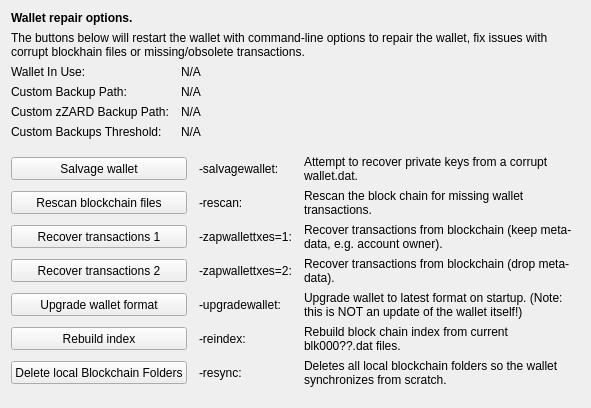
     <widget class="QWidget" name="tab_repair">
      <attribute name="title">
       <string>&amp;Wallet Repair</string>
      </attribute>
      <layout class="QGridLayout" name="gridLayout_4" columnstretch="0,0,0,0">
       <property name="horizontalSpacing">
        <number>12</number>
       </property>
       <item row="0" column="0" colspan="4">
        <widget class="QLabel" name="label_repair_header">
         <property name="font">
          <font>
           <weight>75</weight>
           <bold>true</bold>
          </font>
         </property>
         <property name="text">
          <string>Wallet repair options.</string>
         </property>
        </widget>
       </item>
       <item row="1" column="0" colspan="4">
        <widget class="QLabel" name="label_repair_helptext">
         <property name="font">
          <font>
           <weight>50</weight>
           <bold>false</bold>
          </font>
         </property>
         <property name="text">
          <string>The buttons below will restart the wallet with command-line options to repair the wallet, fix issues with corrupt blockhain files or missing/obsolete transactions.</string>
         </property>
         <property name="wordWrap">
          <bool>true</bool>
         </property>
        </widget>
       </item>
       <item row="2" column="0">
        <widget class="QLabel" name="wallet_path_label">
         <property name="text">
          <string>Wallet In Use:</string>
         </property>
        </widget>
       </item>
       <item row="2" column="1" colspan="3">
        <widget class="QLabel" name="wallet_path">
         <property name="cursor">
          <cursorShape>IBeamCursor</cursorShape>
         </property>
         <property name="text">
          <string>N/A</string>
         </property>
         <property name="textFormat">
          <enum>Qt::PlainText</enum>
         </property>
         <property name="textInteractionFlags">
          <set>Qt::LinksAccessibleByMouse|Qt::TextSelectableByKeyboard|Qt::TextSelectableByMouse</set>
         </property>
        </widget>
       </item>
       <item row="3" column="0">
        <widget class="QLabel" name="wallet_custombackuppath_label">
         <property name="text">
          <string>Custom Backup Path:</string>
         </property>
         <property name="visible">
          <bool>false</bool>
         </property>
        </widget>
       </item>
       <item row="3" column="1" colspan="3">
        <widget class="QLabel" name="wallet_custombackuppath">
         <property name="cursor">
          <cursorShape>IBeamCursor</cursorShape>
         </property>
         <property name="text">
          <string>N/A</string>
         </property>
         <property name="textFormat">
          <enum>Qt::PlainText</enum>
         </property>
         <property name="textInteractionFlags">
          <set>Qt::LinksAccessibleByMouse|Qt::TextSelectableByKeyboard|Qt::TextSelectableByMouse</set>
         </property>
         <property name="visible">
          <bool>false</bool>
         </property>
        </widget>
       </item>
       <item row="4" column="0">
        <widget class="QLabel" name="wallet_customzphrbackuppath_label">
         <property name="text">
          <string>Custom zZARD Backup Path:</string>
         </property>
         <property name="visible">
          <bool>false</bool>
         </property>
        </widget>
       </item>
       <item row="4" column="1" colspan="3">
        <widget class="QLabel" name="wallet_customzphrbackuppath">
         <property name="cursor">
          <cursorShape>IBeamCursor</cursorShape>
         </property>
         <property name="text">
          <string>N/A</string>
         </property>
         <property name="textFormat">
          <enum>Qt::PlainText</enum>
         </property>
         <property name="textInteractionFlags">
          <set>Qt::LinksAccessibleByMouse|Qt::TextSelectableByKeyboard|Qt::TextSelectableByMouse</set>
         </property>
         <property name="visible">
          <bool>false</bool>
         </property>
        </widget>
       </item>
       <item row="5" column="0">
        <widget class="QLabel" name="wallet_custombackupthreshold_label">
         <property name="text">
          <string>Custom Backups Threshold:</string>
         </property>
         <property name="visible">
          <bool>false</bool>
         </property>
        </widget>
       </item>
       <item row="5" column="1" colspan="3">
        <widget class="QLabel" name="wallet_custombackupthreshold">
         <property name="cursor">
          <cursorShape>IBeamCursor</cursorShape>
         </property>
         <property name="text">
          <string>N/A</string>
         </property>
         <property name="textFormat">
          <enum>Qt::PlainText</enum>
         </property>
         <property name="textInteractionFlags">
          <set>Qt::LinksAccessibleByMouse|Qt::TextSelectableByKeyboard|Qt::TextSelectableByMouse</set>
         </property>
         <property name="visible">
          <bool>false</bool>
         </property>
        </widget>
       </item>
       <item row="6" column="0">
        <spacer name="verticalSpacer_repair1">
         <property name="orientation">
          <enum>Qt::Vertical</enum>
         </property>
         <property name="sizeHint" stdset="0">
          <size>
           <width>10</width>
           <height>10</height>
          </size>
         </property>
        </spacer>
       </item>
       <item row="7" column="0" colspan="2">
        <widget class="QPushButton" name="btn_salvagewallet">
         <property name="minimumSize">
          <size>
           <width>100</width>
           <height>23</height>
          </size>
         </property>
         <property name="text">
          <string>Salvage wallet</string>
         </property>
        </widget>
       </item>
       <item row="7" column="2">
        <widget class="QLabel" name="label_repair_salvage_command">
         <property name="text">
          <string notr="true">-salvagewallet:</string>
         </property>
        </widget>
       </item>
       <item row="7" column="3">
        <widget class="QLabel" name="label_repair_salvage">
         <property name="text">
          <string>Attempt to recover private keys from a corrupt wallet.dat.</string>
         </property>
         <property name="wordWrap">
          <bool>true</bool>
         </property>
        </widget>
       </item>
       <item row="8" column="0" colspan="2">
        <widget class="QPushButton" name="btn_rescan">
         <property name="minimumSize">
          <size>
           <width>100</width>
           <height>23</height>
          </size>
         </property>
         <property name="text">
          <string>Rescan blockchain files</string>
         </property>
        </widget>
       </item>
       <item row="8" column="2">
        <widget class="QLabel" name="label_repair_rescan_command">
         <property name="text">
          <string notr="true">-rescan:</string>
         </property>
        </widget>
       </item>
       <item row="8" column="3">
        <widget class="QLabel" name="label_repair_rescan">
         <property name="text">
          <string>Rescan the block chain for missing wallet transactions.</string>
         </property>
         <property name="wordWrap">
          <bool>true</bool>
         </property>
        </widget>
       </item>
       <item row="9" column="0" colspan="2">
        <widget class="QPushButton" name="btn_zapwallettxes1">
         <property name="minimumSize">
          <size>
           <width>100</width>
           <height>23</height>
          </size>
         </property>
         <property name="text">
          <string>Recover transactions 1</string>
         </property>
        </widget>
       </item>
       <item row="9" column="2">
        <widget class="QLabel" name="label_repair_zap1_command">
         <property name="text">
          <string notr="true">-zapwallettxes=1:</string>
         </property>
        </widget>
       </item>
       <item row="9" column="3">
        <widget class="QLabel" name="label_repair_zap1">
         <property name="text">
          <string>Recover transactions from blockchain (keep meta-data, e.g. account owner).</string>
         </property>
         <property name="wordWrap">
          <bool>true</bool>
         </property>
        </widget>
       </item>
       <item row="10" column="0" colspan="2">
        <widget class="QPushButton" name="btn_zapwallettxes2">
         <property name="minimumSize">
          <size>
           <width>100</width>
           <height>23</height>
          </size>
         </property>
         <property name="text">
          <string>Recover transactions 2</string>
         </property>
        </widget>
       </item>
       <item row="10" column="2">
        <widget class="QLabel" name="label_repair_zap2_command">
         <property name="text">
          <string notr="true">-zapwallettxes=2:</string>
         </property>
        </widget>
       </item>
       <item row="10" column="3">
        <widget class="QLabel" name="label_repair_zap2">
         <property name="text">
          <string>Recover transactions from blockchain (drop meta-data).</string>
         </property>
         <property name="wordWrap">
          <bool>true</bool>
         </property>
        </widget>
       </item>
       <item row="11" column="0" colspan="2">
        <widget class="QPushButton" name="btn_upgradewallet">
         <property name="minimumSize">
          <size>
           <width>100</width>
           <height>23</height>
          </size>
         </property>
         <property name="text">
          <string>Upgrade wallet format</string>
         </property>
        </widget>
       </item>
       <item row="11" column="2">
        <widget class="QLabel" name="label_repair_upgrade_command">
         <property name="text">
          <string notr="true">-upgradewallet:</string>
         </property>
        </widget>
       </item>
       <item row="11" column="3">
        <widget class="QLabel" name="label_repair_upgrade">
         <property name="text">
          <string>Upgrade wallet to latest format on startup. (Note: this is NOT an update of the wallet itself!)</string>
         </property>
         <property name="wordWrap">
          <bool>true</bool>
         </property>
        </widget>
       </item>
       <item row="12" column="0" colspan="2">
        <widget class="QPushButton" name="btn_reindex">
         <property name="minimumSize">
          <size>
           <width>100</width>
           <height>23</height>
          </size>
         </property>
         <property name="text">
          <string>Rebuild index</string>
         </property>
        </widget>
       </item>
       <item row="12" column="2">
        <widget class="QLabel" name="label_repair_reindex_command">
         <property name="text">
          <string notr="true">-reindex:</string>
         </property>
        </widget>
       </item>
       <item row="12" column="3">
        <widget class="QLabel" name="label_repair_reindex">
         <property name="text">
          <string>Rebuild block chain index from current blk000??.dat files.</string>
         </property>
         <property name="wordWrap">
          <bool>true</bool>
         </property>
        </widget>
       </item>
       <item row="13" column="0" colspan="2">
        <widget class="QPushButton" name="btn_resync">
         <property name="minimumSize">
          <size>
           <width>100</width>
           <height>23</height>
          </size>
         </property>
         <property name="text">
          <string>Delete local Blockchain Folders</string>
         </property>
        </widget>
       </item>
       <item row="13" column="2">
        <widget class="QLabel" name="label_repair_resync_command">
         <property name="text">
          <string>-resync:</string>
         </property>
        </widget>
       </item>
       <item row="13" column="3">
        <widget class="QLabel" name="label_repair_resync">
         <property name="text">
          <string>Deletes all local blockchain folders so the wallet synchronizes from scratch.</string>
         </property>
         <property name="wordWrap">
          <bool>true</bool>
         </property>
        </widget>
       </item>
       <item row="14" column="0">
        <spacer name="verticalSpacer_repair2">
         <property name="orientation">
          <enum>Qt::Vertical</enum>
         </property>
         <property name="sizeHint" stdset="0">
          <size>
           <width>20</width>
           <height>10</height>
          </size>
         </property>
        </spacer>
       </item>
      </layout>
     </widget>
